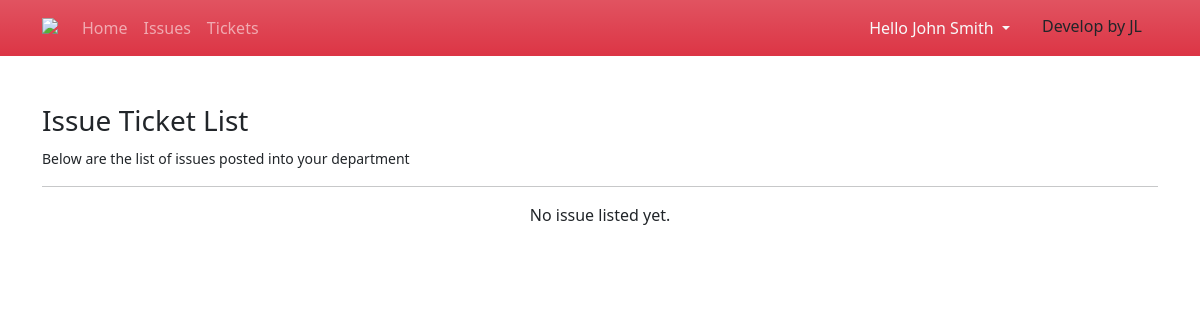
The app's page /?page=tickets (signed in), older data.
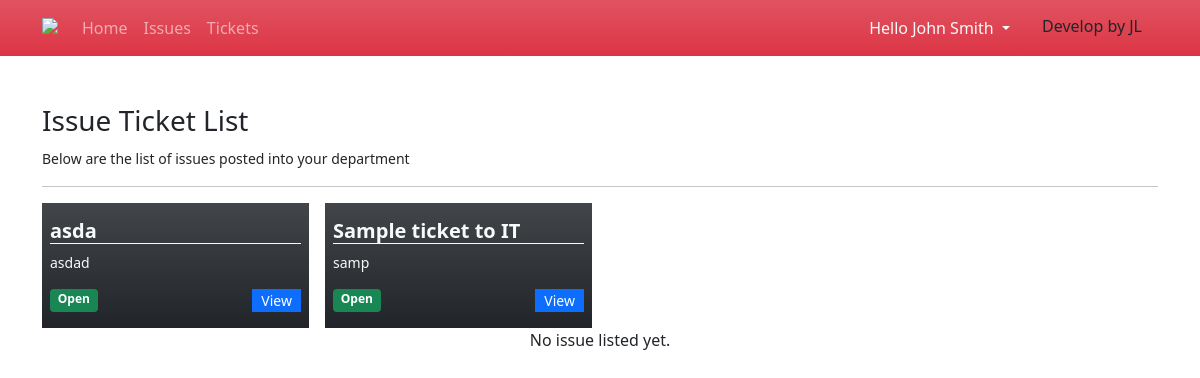
The same page, newer data.
### tables this page shows
CREATE TABLE issue_list (
            `issue_id` INTEGER PRIMARY KEY AUTOINCREMENT,
            `title` TEXT NOT NULL,
            `description` TEXT NOT NULL,
            `department_id` INTEGER NOT NULL,
            `user_id` INTEGER NOT NULL,
            `status` INTEGER NOT NULL DEFAULT 0,
            `date_created` TIMESTAMP DEFAULT CURRENT_TIMESTAMP,
            `date_updated` TIMESTAMP NULL
        , priority INTEGER);

### tickets.php (the view, shortened to what this page needs)
<h3>Issue Ticket List</h3>
<small>Below are the list of issues posted into your department</small>
<hr>
<div class="row gx-3 row-cols-4">
    <?php
        $sql = "SELECT i.*,u.fullname, d.name from issue_list i inner join department_list d on i.department_id = d.rowid inner join user_list u on i.user_id = u.user_id where i.department_id = '{$_SESSION['department_id']}' ORDER BY i.`status` asc, strftime('%s', i.date_created) desc";
        $qry = $conn->query($sql);
        while($row = $qry->fetchArray()):
    ?>
    <div class="col">
        <div class="w-100 bg-dark text-light bg-gradient opcaity-70 py-3 px-2">
            <h5 class="truncate-1 border-bottom border-light" title="<?php echo $row['title'] ?>"><b><?php echo $row['title'] ?></b></h5>
            <small class="truncate-3">
            <?php
                echo $row['description'];
            ?>
            </small>
            <div class="w-100 d-flex justify-content-between align-items-middle mt-3">
                <?php
                if($row['status'] == 0 ){
                    echo "<span class='w-auto badge bg-success'>Open</span>";
                }else{
                    echo "<span class='w-auto badge bg-danger'>Closed</span>";
                }
                ?>
                <a class="btn btn-sm btn-primary col-auto py-0 rounded-0" href="./?page=view_issue&id=<?php echo md5($row['issue_id']) ?>">View</a>
            </div>
        </div>
    </div>
    <?php endwhile; ?>
</div>
<?php if(!$qry->fetchArray()): ?>
<div class="w-100 text-center">No issue listed yet.</div>
<?php endif; ?>

Row changes from the older to the newer data that the page shows:
added issue_list: title "asda", description "asdad", status "Open"
added issue_list: title "Sample ticket to IT", description "samp", status "Open"
